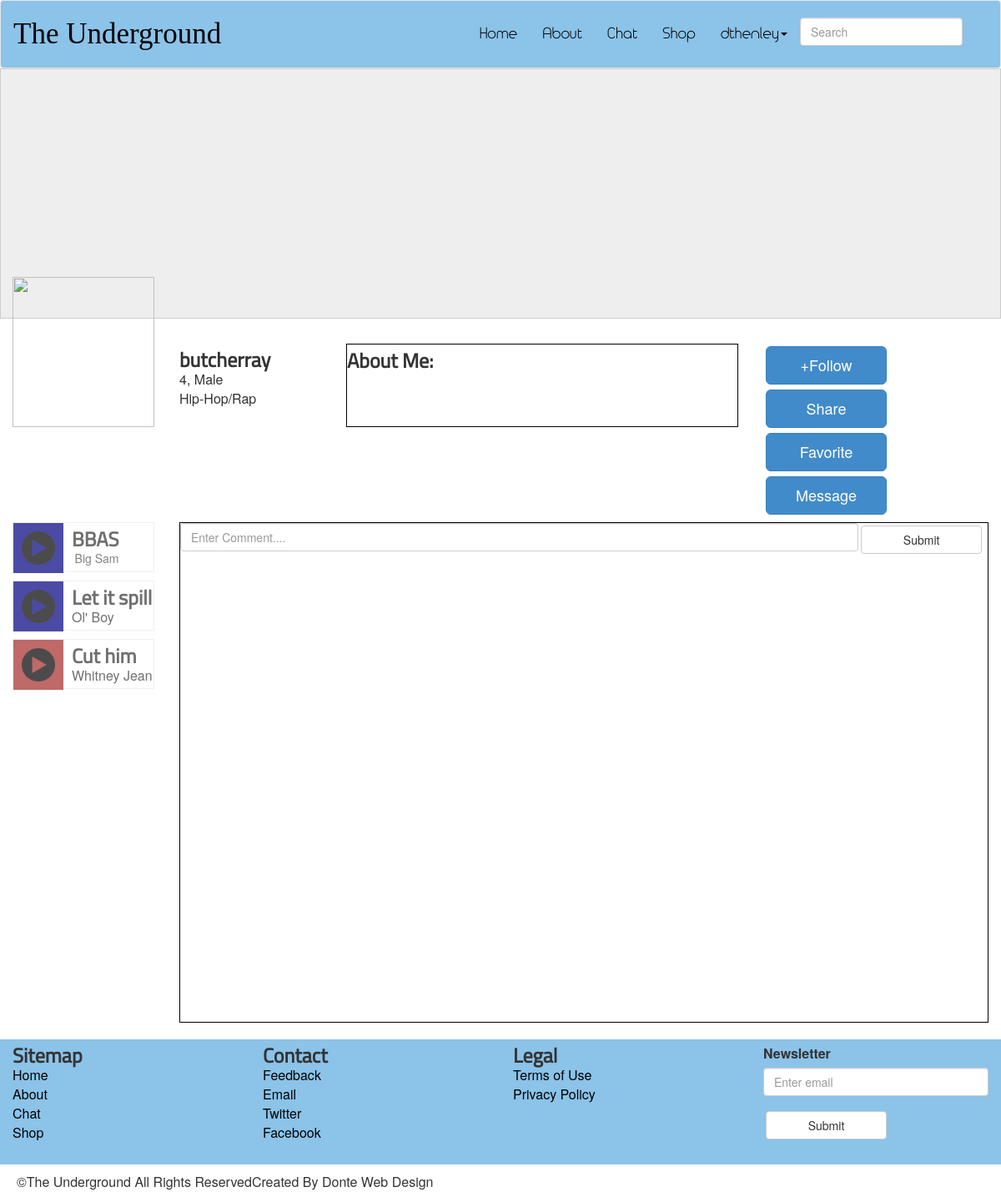
Page /profile.php?userid=6 (signed in) on the committed database.
### tables this page shows
CREATE TABLE `Users` (
  `userid` int(11) NOT NULL AUTO_INCREMENT,
  `username` varchar(15) NOT NULL,
  `password` varchar(20) NOT NULL,
  `email` varchar(30) NOT NULL,
  `realname` varchar(60) DEFAULT NULL,
  `age` int(3) DEFAULT NULL,
  `sex` varchar(8) DEFAULT NULL,
  `location` varchar(80) DEFAULT NULL,
  `genre` varchar(20) DEFAULT NULL,
  `profileimg` varchar(130) DEFAULT 'images/user.png',
  `signupdate` date DEFAULT NULL,
  `lastonline` date DEFAULT NULL,
  `aboutme` varchar(1040) DEFAULT NULL,
  `acctType` varchar(10) NOT NULL,
  `comment` varchar(5000) DEFAULT NULL,
  `favoriteList` varchar(250) DEFAULT NULL,
  PRIMARY KEY (`userid`),
  UNIQUE KEY `userid` (`userid`)
);

### user_auth.php (called while the page is built, shortened)
<?php
	if(!empty($_GET['userid'])){
		$profileid = $_GET['userid'];
		$sql = "SELECT * FROM users WHERE userid=:userid";
		$query = $db->prepare( $sql );
		$query->execute( array( ':userid'=>$profileid) );
		$results = $query->fetchAll( PDO::FETCH_ASSOC );
		foreach( $results as $row ){
			$profilename = $row[ 'username'];
			$age = $row[ 'age'];
			$sex = $row[ 'sex'];
			$genre = $row[ 'genre'];
			$profileimg = $row[ 'profileimg'];
		}
	}
	$userid = $_SESSION['userid'];
		$sql = "SELECT * FROM users WHERE userid=:userid";
		$query = $db->prepare( $sql );
		$query->execute( array( ':userid'=>$userid) );
		$results = $query->fetchAll( PDO::FETCH_ASSOC );
		foreach( $results as $row ){
			$username = $row[ 'username'];
		}
?>

### profile.php (the view, shortened to what this page needs)
<?php
	include_once 'connect_to_mysql.php';
	include_once 'user_auth.php';
?>
<html>
<html lang="en">
<head>
	<link rel="stylesheet" href="css/normalize.css">
	<link href="css/bootstrap.css" rel="stylesheet">
	<link rel="stylesheet" href="css/site.css">
	<link type="text/css" href="skin/jplayer.blue.monday.css" rel="stylesheet" />
</head>
<body>
<div class="wrapper">
	<?php include_once 'includes/header.php' ?>
		<section>
			 <div class="jumbotron crop about-img">
			 </div>
		</section>
		<section class="clear profile">
			<div class="col-md-2 profile-img">
				<img src=<?php echo($profileimg) ?>>
			</div>
			<div class="col-md-2">
				<ul>
					<li><h2><?php echo($profilename) ?></h2></li>
					<li><?php echo($age) ?>, <?php echo($sex) ?></li>
					<li><?php echo($genre) ?></li>
				</ul>
			</div>
			<div class="col-md-5">
				<div class="profile-info">
					<h2>About Me:</h2>
				</div>
			</div>
			<div class="col-md-3">
				<p>
					<button type="button" class="btn btn-primary btn-lg" id="followButton">+Follow</button>
					<button type="button" class="btn btn-primary btn-lg" id="shareButton">Share</button>
					<button type="button" class="btn btn-primary btn-lg" id="favoriteButton">Favorite</button>
					<button type="button" class="btn btn-primary btn-lg" id="messageButton">Message</button>
				</p>
			</div>
		</section>
		<section>
			<div class="col-md-2 chat-icon profile-music">
				<ol>
					<li id="play_music">
						<div id="jp_container_1">
							<a href="#" class="jp-play"><div class="rap box media"></div></a>
						</div>
						<div class="chat-info">
							<h2>BBAS</h2>
							<p>Big Sam</p>
						</div>
					</li>
					<li id="play_music">
						<div id="jp_container_2">
							<a href="#" class="jp-play"><div class="rap box media"></div></a>
						</div>
						<div class="chat-info">
							<h2>Let it spill</h2>
							Ol' Boy
						</div>
					</li>
					<li id="play_music">
						<div id="jp_container_3">
							<a href="#" class="jp-play"><div class="country box media"></div></a>
						</div>
						<div class="chat-info">
							<h2>Cut him</h2>
							Whitney Jean
						</div>
					</li>
				</ol>
			</div>
			<div class="col-md-10">
				<div class="comments">
					<form role="form" method="POST">
					  <div>
					  	<input type="text" class="form-control comment-text" placeholder="Enter Comment...." name="comment">
					  </div>
					  <button type="submit" class="btn btn-default">Submit</button>
					</form>
				</div>
			</div>
		</section>
		<?php include_once 'includes/footer.php'; ?>
	</div>
</body>
</html>

### includes/header.php (shortened to what this page needs)
<header>
		<nav class="navbar navbar-default header-color" role="navigation">
		  <div class="container-fluid">
		    <div class="navbar-header">
		      <a class="navbar-brand logo" href="index.php">The Underground</a>
		    </div>
		    <div class="collapse navbar-collapse" id="bs-example-navbar-collapse-1">
		      <form class="navbar-form navbar-right" role="search">
		        <div class="form-group">
		          <input type="text" class="form-control" placeholder="Search" id="search">
		        </div>
		      </form>
		      <ul class="nav navbar-nav navbar-right">
		        <li><a href="index.php">Home</a></li>
		        <li><a href="about.php">About</a></li>
		        <li><a href="chat/index.php">Chat</a></li>
		        <li><a href="shop.php">Shop</a></li>
		        <?php
				if (!empty($_SESSION)) {
					echo('<li class="dropdown"><a href="profile.php" class="dropdown-toggle" data-toggle="dropdown">'.$username.'<b class="caret"></b></a>');
					echo<<<MENU
			          <ul class="dropdown-menu">
			          	<li><a href="profile.php">View Profile</a></li>
			            <li><a href="signup.php">Edit Profile</a></li>
			            <li><a href="music_upload.php">Music Upload</a></li>
			            <li><a href="logout.php">Logout</a></li>
			          </ul>
			          </li>
MENU;
				}else{
					echo('<li><a href="index.php">Login</a></li>');
				}
			?>
		      </ul>
		    </div>
		  </div>
		</nav>
	</header>

### css/site.css (style rules this page uses)
body { font: arial; width: 100%; font-size: 16px; }
.navbar-form { margin-top: 20px; }
.navbar-default .navbar-nav > li > a { color: #000; font-family:headerFont; font-size: 18px; margin-top: 15px; margin-bottom: 15px; }
.navbar-default .navbar-brand { color: #000; }
.header,.top-half,.bottom-half,,.subfooter { width: 95%; margin: 0 auto; }
.btn { width: 145px; margin: 3px; }
ol,ul { list-style-type: none; }
header,footer { position: relative; z-index: 100; }
header li { font-size: 28px; }
h2 { font-family:header2Font; font-weight: bold; font-size: 24px; margin-top: 6px; margin-bottom: 0; }
p { font-size: 14px; margin-bottom: 6px; }
a { color: #000; }
.clear { clear: both; }
.crop { float:left; overflow:hidden; border:1px solid #ccc; }
.jumbotron { width: 100%; margin-top: -20px; }
.about-img { height: 300px; }
.profile { height: 180px; }
.profile img { width: 100%; margin-top: -80px; }
.profile ul { padding: 0; }
.profile-info { height: 100px; border: 1px solid #000; overflow: hidden; }
.profile-music ol { padding: 0; }
.profile-img img { max-height: 100%; }
.comments { height: 600px; border: 1px solid #000; overflow: scroll; margin-bottom: 20px; }
.comment-text { width: 84%;float: left; }
.artist-comment h2,p { float: left; }
.user-comment h2,p { float: right; }
.logo { font-size: 35px; font-family:logoFont; margin-top: 15px; margin-bottom: 15px; }
.chat-icon li { height: 60px; width: 100%; border: 1px solid #EAEAEA; margin-bottom: 10px; opacity: .7; float: left; }
.chat-info { height: 60px; margin-left: 10px; float: left; }
.chat-info p { color: #4D4D4D; }
.box { width: 60px; height: 60px; float: left; margin: 0 auto }
.media { width: 60px; background-image: url('../images/play11.png'); background-repeat: no-repeat; background-position: center; background-size: 40px; }
.header-color { background-color:#8BC3E9; }
.hip-hop, .rap { background-color: #000080; }
.country { background-color: #A52A2A; }

### skin/jplayer.blue.monday.css (style rules this page uses)
a.jp-play, a.jp-pause { width:60px; height:60px; margin: 0 auto; }
a.jp-play { background-image: url("https://photos-6.dropbox.com/t/0/AABQv-OHHjx-piVB7e7qOKQ6pHC545rMRGF7zhC7v-endQ/12/145420559/png/2048x1536/3/1400036400/0/2/play.png/RdzNx1h5SSj_3d2PNzZ2EOWm0WwmGkJOQct-7zZTiUQ"); background-position: center; background-size: 40px; background-repeat: no-repeat; }

### rows in the picture
users: username "dthenley"
users: username "butcherray", age "4", sex "Male", genre "Hip-Hop/Rap"
